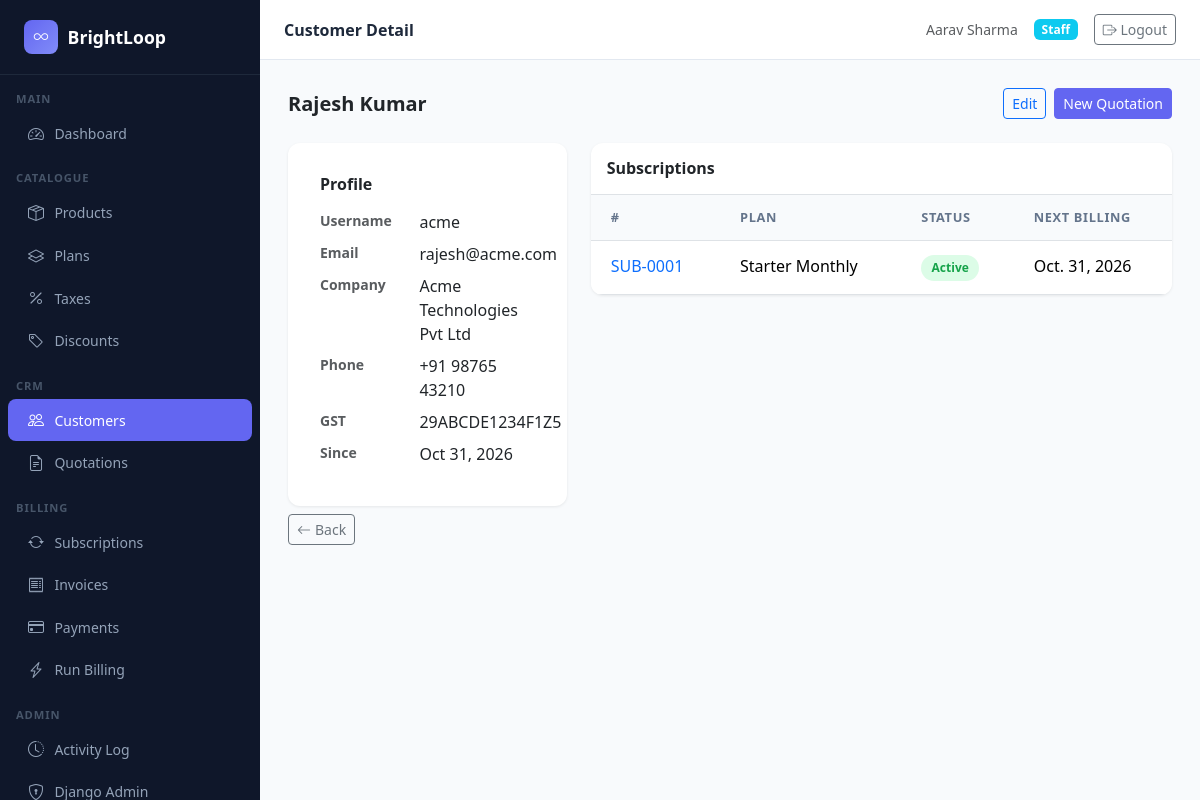
Page /accounts/customers/1/ (signed in) on the committed database.
### accounts/models.py (models this page shows)
class CustomerProfile(models.Model):
    user = models.OneToOneField(User, on_delete=models.CASCADE, related_name='customer_profile')
    company_name = models.CharField(max_length=200, blank=True)
    phone = models.CharField(max_length=20, blank=True)
    address = models.TextField(blank=True)
    gst_number = models.CharField(max_length=20, blank=True)
    created_at = models.DateTimeField(auto_now_add=True)
    updated_at = models.DateTimeField(auto_now=True)
    def __str__(self):
        return f"{self.user.get_full_name() or self.user.username} ({self.company_name})"
    class Meta:
        verbose_name = "Customer Profile"
        verbose_name_plural = "Customer Profiles"
        ordering = ['-created_at']

### subscriptions/models.py (models this page shows, shortened)
class Subscription(models.Model):
    STATUS_CHOICES = [
        ('ACTIVE', 'Active'),
        ('PAUSED', 'Paused'),
        ('CANCELLED', 'Cancelled'),
        ('EXPIRED', 'Expired'),
    ]
    VALID_TRANSITIONS = {
        'ACTIVE': ['PAUSED', 'CANCELLED', 'EXPIRED'],
        'PAUSED': ['ACTIVE', 'CANCELLED'],
        'CANCELLED': [],
        'EXPIRED': [],
    }
    quotation = models.OneToOneField(
        Quotation, on_delete=models.PROTECT, related_name='subscription',
        help_text="Source quotation — enforces one subscription per quotation"
    )
    customer = models.ForeignKey(CustomerProfile, on_delete=models.PROTECT, related_name='subscriptions')
    plan = models.ForeignKey(SubscriptionPlan, on_delete=models.PROTECT, related_name='subscriptions')
    status = models.CharField(max_length=20, choices=STATUS_CHOICES, default='ACTIVE')
    billing_cycle = models.CharField(max_length=20)
    plan_price = models.DecimalField(max_digits=10, decimal_places=2)
    discount_amount = models.DecimalField(max_digits=10, decimal_places=2, default=Decimal('0.00'))
    tax_rate = models.DecimalField(max_digits=5, decimal_places=2, default=Decimal('0.00'))
    start_date = models.DateField()
    end_date = models.DateField(null=True, blank=True)
    next_billing_date = models.DateField()
    created_at = models.DateTimeField(auto_now_add=True)
    updated_at = models.DateTimeField(auto_now=True)
    class Meta:
        ordering = ['-created_at']
        verbose_name = "Subscription"
        verbose_name_plural = "Subscriptions"

### products/models.py (models this page shows, shortened)
class SubscriptionPlan(models.Model):
    BILLING_CYCLE_CHOICES = [
        ('MONTHLY', 'Monthly'),
        ('QUARTERLY', 'Quarterly'),
        ('ANNUALLY', 'Annually'),
    ]
    product = models.ForeignKey(Product, on_delete=models.PROTECT, related_name='plans')
    name = models.CharField(max_length=200)
    description = models.TextField(blank=True)
    billing_cycle = models.CharField(max_length=20, choices=BILLING_CYCLE_CHOICES, default='MONTHLY')
    base_price = models.DecimalField(max_digits=10, decimal_places=2)
    is_active = models.BooleanField(default=True)
    created_at = models.DateTimeField(auto_now_add=True)
    updated_at = models.DateTimeField(auto_now=True)
    class Meta:
        ordering = ['product', 'name']

### accounts/views.py (the view)
# urls.py: path('customers/<int:pk>/', views.customer_detail, name='customer_detail'),
@login_required
def customer_detail(request, pk):
    customer = get_object_or_404(CustomerProfile, pk=pk)
    if not (request.user.is_staff or request.user.is_superuser):
        if not hasattr(request.user, 'customer_profile') or request.user.customer_profile.pk != pk:
            from django.core.exceptions import PermissionDenied
            raise PermissionDenied
    return render(request, 'accounts/customer_detail.html', {'customer': customer})

### templates/accounts/customer_detail.html (shortened to what this page needs)
{% extends "base.html" %}
{% block page_title %}Customer Detail{% endblock %}
{% block content %}
<div class="d-flex justify-content-between align-items-center mb-4">
  <h5 class="fw-semibold mb-0">{{ customer.user.get_full_name|default:customer.user.username }}</h5>
  <div class="d-flex gap-2">
    {% if user.is_staff or user.is_superuser %}
    <a href="{% url 'accounts:customer_edit' customer.pk %}" class="btn btn-sm btn-outline-primary">Edit</a>
    <a href="{% url 'quotations:quotation_create' %}" class="btn btn-sm btn-primary">New Quotation</a>
    {% endif %}
  </div>
</div>
<div class="row g-4">
  <div class="col-lg-4">
    <div class="form-card">
      <h6 class="fw-semibold mb-3">Profile</h6>
      <dl class="row mb-0">
        <dt class="col-5 text-muted small">Username</dt><dd class="col-7">{{ customer.user.username }}</dd>
        <dt class="col-5 text-muted small">Email</dt><dd class="col-7">{{ customer.user.email|default:"—" }}</dd>
        <dt class="col-5 text-muted small">Company</dt><dd class="col-7">{{ customer.company_name|default:"—" }}</dd>
        <dt class="col-5 text-muted small">Phone</dt><dd class="col-7">{{ customer.phone|default:"—" }}</dd>
        <dt class="col-5 text-muted small">GST</dt><dd class="col-7">{{ customer.gst_number|default:"—" }}</dd>
        <dt class="col-5 text-muted small">Since</dt><dd class="col-7">{{ customer.created_at|date:"M d, Y" }}</dd>
      </dl>
    </div>
  </div>
  <div class="col-lg-8">
    <div class="table-card mb-4">
      <div class="p-3 border-bottom"><h6 class="fw-semibold mb-0">Subscriptions</h6></div>
      <table class="table table-hover mb-0">
        <thead><tr><th>#</th><th>Plan</th><th>Status</th><th>Next Billing</th></tr></thead>
        <tbody>
          {% for sub in customer.subscriptions.all %}
          <tr>
            <td><a href="{% url 'subscriptions:subscription_detail' sub.pk %}" class="text-decoration-none">SUB-{{ sub.pk|stringformat:"04d" }}</a></td>
            <td>{{ sub.plan.name }}</td>
            <td><span class="status-badge badge-{{ sub.status|lower }}">{{ sub.get_status_display }}</span></td>
            <td>{{ sub.next_billing_date }}</td>
          </tr>
          {% empty %}
          <tr><td colspan="4" class="text-center text-muted py-3">No subscriptions.</td></tr>
          {% endfor %}
        </tbody>
      </table>
    </div>
  </div>
</div>
<a href="{% url 'accounts:customer_list' %}" class="btn btn-sm btn-outline-secondary mt-2"><i class="bi bi-arrow-left me-1"></i>Back</a>
{% endblock %}

### templates/base.html (shortened to what this page needs)
<!DOCTYPE html>
<html lang="en" data-bs-theme="light">
<head>
  <link href="https://cdn.jsdelivr.net/npm/bootstrap@5.3.3/dist/css/bootstrap.min.css" rel="stylesheet">
  <link href="https://cdn.jsdelivr.net/npm/bootstrap-icons@1.11.3/font/bootstrap-icons.min.css" rel="stylesheet">
</head>
<body>
{% if user.is_authenticated %}
<nav class="sidebar">
  <a class="sidebar-brand" href="{% url 'dashboard:index' %}">
    <div class="logo-circle"><i class="bi bi-infinity"></i></div>
    BrightLoop
  </a>
  <div class="pt-2">
    <div class="sidebar-section">Main</div>
    <a href="{% url 'dashboard:index' %}" class="nav-link {% if request.resolver_match.app_name == 'dashboard' %}active{% endif %}">
      <i class="bi bi-speedometer2"></i> Dashboard
    </a>
    {% if user.is_staff or user.is_superuser %}
    <div class="sidebar-section mt-2">Catalogue</div>
    <a href="{% url 'products:product_list' %}" class="nav-link {% if request.resolver_match.app_name == 'products' and 'plan' not in request.path and 'tax' not in request.path and 'discount' not in request.path %}active{% endif %}">
      <i class="bi bi-box-seam"></i> Products
    </a>
    <a href="{% url 'products:plan_list' %}" class="nav-link {% if 'plans' in request.path %}active{% endif %}">
      <i class="bi bi-layers"></i> Plans
    </a>
    <a href="{% url 'products:tax_list' %}" class="nav-link {% if 'taxes' in request.path %}active{% endif %}">
      <i class="bi bi-percent"></i> Taxes
    </a>
    <a href="{% url 'products:discount_list' %}" class="nav-link {% if 'discounts' in request.path %}active{% endif %}">
      <i class="bi bi-tag"></i> Discounts
    </a>
    <div class="sidebar-section mt-2">CRM</div>
    <a href="{% url 'accounts:customer_list' %}" class="nav-link {% if request.resolver_match.app_name == 'accounts' %}active{% endif %}">
      <i class="bi bi-people"></i> Customers
    </a>
    <a href="{% url 'quotations:quotation_list' %}" class="nav-link {% if request.resolver_match.app_name == 'quotations' %}active{% endif %}">
      <i class="bi bi-file-earmark-text"></i> Quotations
    </a>
    <div class="sidebar-section mt-2">Billing</div>
    <a href="{% url 'subscriptions:subscription_list' %}" class="nav-link {% if request.resolver_match.app_name == 'subscriptions' %}active{% endif %}">
      <i class="bi bi-arrow-repeat"></i> Subscriptions
    </a>
    <a href="{% url 'billing:invoice_list' %}" class="nav-link {% if 'invoices' in request.path %}active{% endif %}">
      <i class="bi bi-receipt"></i> Invoices
    </a>
    <a href="{% url 'billing:payment_list' %}" class="nav-link {% if 'payments' in request.path %}active{% endif %}">
      <i class="bi bi-credit-card"></i> Payments
    </a>
    <a href="{% url 'billing:run_billing' %}" class="nav-link {% if 'run-billing' in request.path %}active{% endif %}">
      <i class="bi bi-lightning-charge"></i> Run Billing
    </a>
    <div class="sidebar-section mt-2">Admin</div>
    <a href="{% url 'accounts:activity_log' %}" class="nav-link {% if 'activity' in request.path %}active{% endif %}">
      <i class="bi bi-clock-history"></i> Activity Log
    </a>
    <a href="/admin/" class="nav-link">
      <i class="bi bi-shield-lock"></i> Django Admin
    </a>
    {% endif %}
  </div>
</nav>
<div class="main-wrapper">
  <div class="topbar">
    <span class="page-title">{% block page_title %}BrightLoop{% endblock %}</span>
    <div class="d-flex align-items-center gap-3">
      <span class="text-muted small">{{ user.get_full_name|default:user.username }}</span>
      {% if user.is_superuser %}
        <span class="badge bg-danger">Admin</span>
      {% elif user.is_staff %}
        <span class="badge bg-info">Staff</span>
      {% else %}
        <span class="badge bg-secondary">Customer</span>
      {% endif %}
      <form method="post" action="{% url 'accounts:logout' %}" class="d-inline mb-0">
        <button type="submit" class="btn btn-sm btn-outline-secondary">
          <i class="bi bi-box-arrow-right"></i> Logout
        </button>
      </form>
    </div>
  </div>
  <div class="content-area">
    {% block content %}{% endblock %}
  </div>
</div>
{% else %}
  {% block auth_content %}{% endblock %}
{% endif %}
</body>
</html>

### templates/base.html (style rules this page uses)
:root { --sidebar-bg: #0f172a; --sidebar-text: #94a3b8; --sidebar-active: #6366f1; --sidebar-hover: #1e293b; --sidebar-width: 260px; --topbar-height: 60px; }
body { background: #f8fafc; font-family: 'Segoe UI', system-ui, sans-serif; }
.sidebar { position: fixed; top: 0; left: 0; bottom: 0; width: var(--sidebar-width); background: var(--sidebar-bg); z-index: 1000; overflow-y: auto; transition: transform .3s; }
.sidebar-brand { padding: 1.25rem 1.5rem; border-bottom: 1px solid #1e293b; color: #fff; font-size: 1.1rem; font-weight: 700; display: flex; align-items: center; gap: .6rem; text-decoration: none; }
.sidebar-brand .logo-circle { width: 34px; height: 34px; border-radius: 8px; background: linear-gradient(135deg, #6366f1, #818cf8); display: flex; align-items: center; justify-content: center; font-size: .9rem; color: #fff; }
.sidebar-section { padding: .5rem 1rem .25rem; font-size: .7rem; font-weight: 600; color: #475569; text-transform: uppercase; letter-spacing: .08em; }
.sidebar .nav-link { color: var(--sidebar-text); padding: .55rem 1.25rem; border-radius: 8px; margin: 1px 8px; display: flex; align-items: center; gap: .65rem; font-size: .875rem; transition: all .15s; }
.sidebar .nav-link.active { background: var(--sidebar-active); color: #fff; }
.sidebar .nav-link .bi { font-size: 1rem; }
.main-wrapper { margin-left: var(--sidebar-width); min-height: 100vh; display: flex; flex-direction: column; }
.topbar { height: var(--topbar-height); background: #fff; border-bottom: 1px solid #e2e8f0; display: flex; align-items: center; justify-content: space-between; padding: 0 1.5rem; position: sticky; top: 0; z-index: 100; }
.topbar .page-title { font-size: 1rem; font-weight: 600; color: #1e293b; }
.content-area { padding: 1.75rem; flex: 1; }
.table-card { background: #fff; border-radius: 12px; box-shadow: 0 1px 3px rgba(0,0,0,.08); overflow: hidden; }
.table-card .table { margin: 0; }
.table-card .table th { background: #f8fafc; border-top: none; font-size: .8rem; font-weight: 600; color: #64748b; text-transform: uppercase; letter-spacing: .05em; }
.table > :not(caption) > * > * { padding: .8rem 1.25rem; }
.badge-active { background: #dcfce7; color: #16a34a; }
.status-badge { display: inline-flex; align-items: center; gap: .3rem; padding: .25rem .65rem; border-radius: 999px; font-size: .75rem; font-weight: 600; }
.btn-primary { background: #6366f1; border-color: #6366f1; }
.form-card { background: #fff; border-radius: 12px; padding: 2rem; box-shadow: 0 1px 3px rgba(0,0,0,.08); }

### rows in the picture
CustomerProfile: user.get_full_name "Rajesh Kumar", user.username "acme", user.email "rajesh@acme.com", company_name "Acme Technologies Pvt Ltd", phone "+91 98765 43210", gst_number "29ABCDE1234F1Z5", created_at "Oct 31, 2026"
Subscription: pk "0001", plan.name "Starter Monthly", status "Active", next_billing_date "Oct. 31, 2026"

### other values in the picture
{{ user.get_full_name|default:user.username }} "Aarav Sharma"
